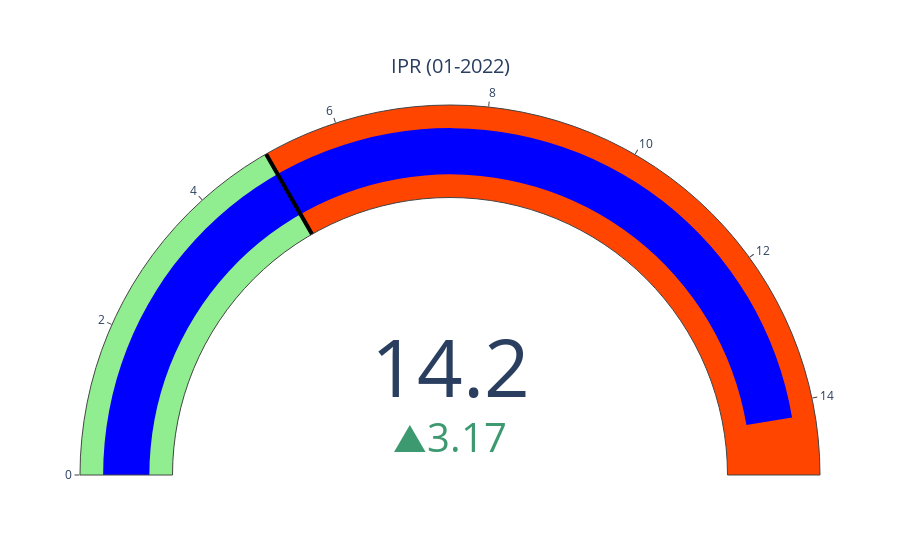

Write notebook code for a chart like this one.
### Code cell
indicadores = go.Figure()

indicadores.add_trace(go.Indicator(
    mode = "gauge+number+delta",
    delta = {'reference': ipr[-2]},
    value = ipr[-1],
    title = {'text': "IPR (" + ipr.index.strftime('%m-%Y')[-1] + ")"},
    gauge = {
        'axis': {'range': [ipr.min(), 15]},
        'bar': {'color': 'blue'},
        'steps': [
            {'range': [ipr.min(), ipr.median()], 'color': 'lightgreen'},
            {'range': [ipr.median(), ipr.max()], 'color': 'orangered'}],
        'threshold': {'line': {'color': "black", 'width': 4}, 'thickness': 1, 'value': ipr.median()}       
    },
    domain = {'row': 0, 'column': 0}
    ))

indicadores.update_layout(
    grid = {'rows': 1, 'columns': 1, 'pattern': "independent"},
    template = {'data' : {'indicator': [{
        'title': {'text': "Speed"},
        'mode' : "number+delta+gauge",
        'delta' : {'reference': 90}}]
                         }})

indicadores.show()

### Figure 1 — Plotly figure (JSON) as saved in the notebook; plotly's stock layout.template omitted (floating-point values rounded to 4 significant figures)
{"data": [{"delta": {"reference": 11.03}, "domain": {"column": 0, "row": 0}, "gauge": {"axis": {"range": [0.00134, 15]}, "bar": {"color": "blue"}, "steps": [{"color": "lightgreen", "range": [0.00134, 5.017]}, {"color": "orangered", "range": [5.017, 96.42]}], "threshold": {"line": {"color": "black", "width": 4}, "thickness": 1, "value": 5.017}}, "mode": "gauge+number+delta", "title": {"text": "IPR (01-2022)"}, "type": "indicator", "value": 14.2}], "layout": {"grid": {"columns": 1, "pattern": "independent", "rows": 1}}}
